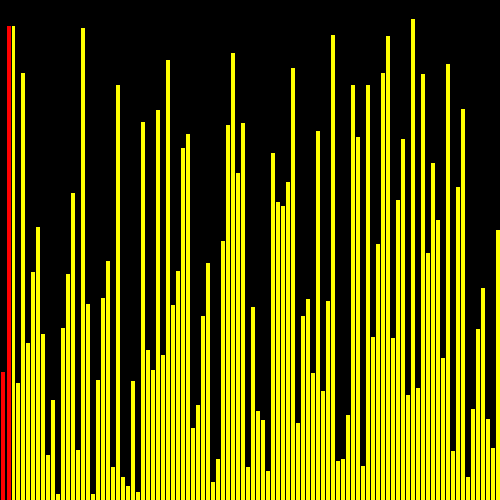
Frame 1 (no input)
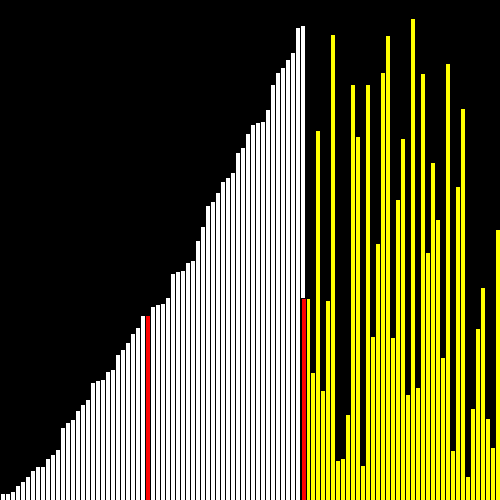
Frame 60 (the mouse pressed at the canvas centre just before this capture)
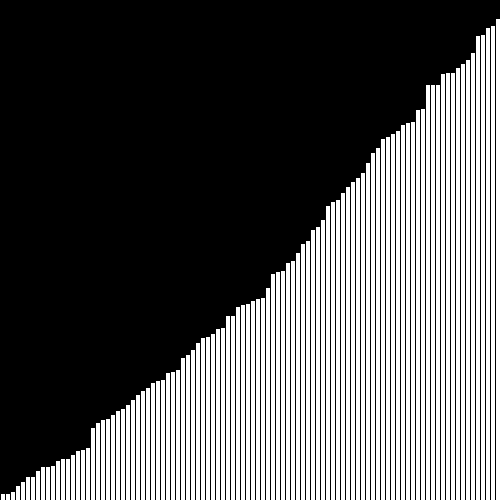
Frame 120 (the mouse held since frame 60 and released just before this capture)

The Processing sketch that drew these frames (run headless with seeded random() and noise(); from frame 60 on, the mouse is pressed at the canvas centre):

// Processing sketch: processing_98100
// ── processing_98100.pde

int[] coords = new int[100];
int counter = 1;
int current = 1;
int temp = 0;

void setup() {
  size(500,500);
  background(0, 0, 0);
  frameRate(4);
  fill(255, 255, 255);
  for(int i = 0; i < 100; i++) {
    coords[i] = (int) random(0,500);
  }
}

void draw() {
  background(0,0,0);
  for(int i = 0; i < 100; i++) {
    rect(5*i, 500-coords[i], 5, coords[i]);
  }
  if (counter < 100) {
    while(current != 0 && coords[current] < coords[current - 1]) {
      temp = coords[current];
      coords[current] = coords[current-1];
      coords[current-1] = temp;
      current = current - 1;
      background(0,0,0);
      for(int i = 0; i < 100; i++) {
        fill(255, 255, 255);
        if(i > counter) {
          fill(255, 255, 0);
        }
        rect(5*i, 500-coords[i], 5, coords[i]);
        fill(255, 0, 0);
        rect(5*current, 500-coords[current], 5, coords[current]);
        fill(255, 255, 255);
      }
      if (counter < 99) {
        fill(255, 0, 0);
        rect(5*counter+1, 500-coords[counter+1], 5, coords[counter+1]);
        fill(255, 255, 255);
      }
    }
  }
  counter++;
  current = counter;
}
